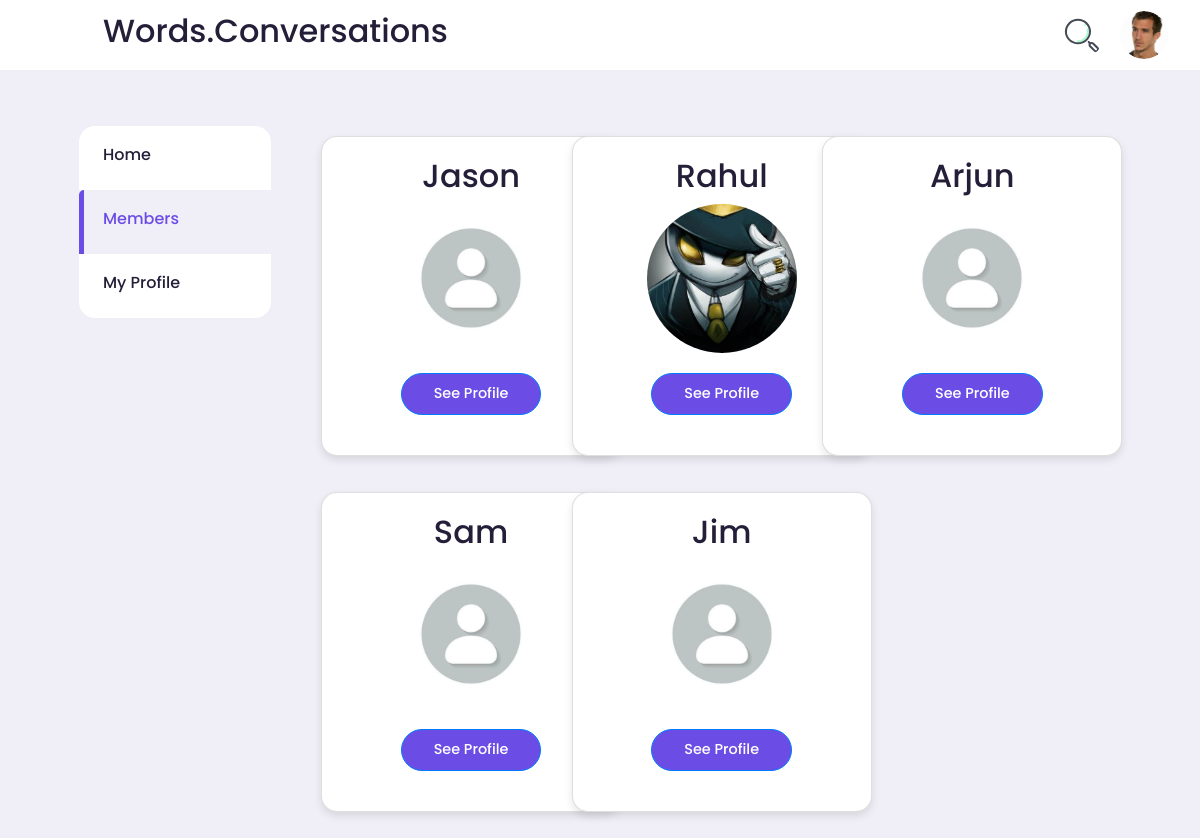
/members/ (signed in), run on the app's committed database.
### Baatein/models.py (models this page shows, shortened)
class Profile(models.Model):
    user = models.OneToOneField(User, on_delete=models.CASCADE)
    follows = models.ManyToManyField(
        "self", related_name="followed_by", symmetrical=False, blank=True)
    date_modifiled = models.DateTimeField(User, auto_now=True)
    image = models.ImageField(
        upload_to='profile_images/', blank=True, null=True)

### Baatein/views.py (the view)
# urls.py: path('members/', views.members, name='members'),
def members(request):
    if request.user.is_authenticated:
        member_list = Profile.objects.exclude(user=request.user)
        return render(request, 'members.html', {"member_list": member_list})
    else:
        messages.success(request, "You Must Be Logged In...")
        return render(request, 'home.html')

### Baatein/templates/members.html (shortened to what this page needs)
<!DOCTYPE html>
{% load static %}
<html lang="en">
<head>
    <link
    href="https://stackpath.bootstrapcdn.com/bootstrap/4.3.1/css/bootstrap.min.css"
    rel="stylesheet"
    />
    <link rel="stylesheet" href="https://unicons.iconscout.com/release/v2.1.6/css/unicons.css">
    <link rel="stylesheet" href="{% static 'css/member_style.css' %}">
</head>
<body>
    <nav>
        <div class="container">
            <div class="left-content">
                <h2 class="log">
                    Words.Conversations
                </h2>
            </div>
            <div class="right-content">
                <div class="search">
                    <a href="#home"><img src="{% static 'img/search.svg' %}"></a>
                </div>
                <div class="profile-picture">
                    <div class="profile-picture">
                        {% if request.user.profile.image %}
                        <img src="{{ request.user.profile.image.url }}" alt="User profile picture" id="profileImg" onclick="toggleMenu()">
                        {% else %}
                        <img src="{% static 'img/profile-pic.jpg' %}" alt="User profile picture" id="profileImg" onclick="toggleMenu()">
                        {% endif %}
                    </div>
                </div>
            </div>
        </div>
    </nav>
    <main>
        <div class="container">
            <div class="left">
                <div class="sidebar">
                    <a class="menu-item" href="{% url 'index' %}">
                        <b><h3>Home</h3></b>
                    </a>
                    <a class="menu-item active" href="{% url 'members' %}">
                        <h3>Members</h3>
                    </a>
                    <a class="menu-item" href="{% url 'profile' request.user.id %}">
                        <h3>My Profile</h3>
                    </a>
                </div>
            </div>
            <div class="main-content">
                <div class="row">
                  {% for member in member_list %}
                    <div class="col-md-4 mb-3">
                      <div class="card">
                        <div>
                            <h2>{{ member.user.username }}</h2>
                        </div>
                        {% if member.user.profile.image %}
                        <img
                          class="card-img-top"
                          src="{{ member.user.profile.image.url }}"
                          alt="Profile Image of {{ member.user.username }}"
                        />
                        {% else %}
                        <img
                          class="card-img-top"
                          src="{% static 'img/profile-pic.jpg' %}"
                          alt="Profile Image of {{ member.user.username }}"
                        />
                        {% endif %}
                        <div class="card-body">
                          <center><a href="/profile/{{ member.user.id }}" class="btn btn-primary">See Profile</a></center>
                        </div>
                      </div>
                    </div>
                  {% endfor %}
                </div>
            </div>
        </div>
    </main>
</body>
</html>

### static/css/member_style.css (style rules this page uses)
:root { --color-white: hsl(252,30%,100%); --color-light: hsl(252,30%,95%); --color-gray: hsl(252,15%,65%); --color-primary: hsl(252,75%,60%); --color-secondary: hsl(252,100%,90%); --color-success: hsl(120,95%,65%); --color-danger: hsl(0,95%,65%); --color-dark: hsl(252,30%,17%); --color-black: hsl(252,30%,10%); --border-radius: 2rem; --card-border-radius: 1rem; --btn-padding: 0.6rem 2rem; --card-padding: 1rem; --sticky-top-left: 5.4rem; --sticky-top-right: -18rem; }
*, *::before, *::after { margin: 0; padding: 0; outline: 0; box-sizing: border-box; text-decoration: none; list-style: none; border: none; }
body { font-family: "Poppins", sans-serif; color: var(--color-dark); background: var(--color-light); overflow-x: hidden; }
.container { width: 80%; margin: 0 auto; }
.profile-picture { width: 3.0rem; aspect-ratio: 1/1; border-radius: 50%; overflow: hidden; }
img { display: block; width: 100%; }
.btn { display: inline-block; padding: var(--btn-padding); font-weight: 500; border-radius: var(--border-radius); cursor: pointer; transition: all 300ms ease; font-size: 0.9rem; }
.btn-primary { background: var(--color-primary); color: white; }
nav { width: 100%; background: var(--color-white); padding: 0.7rem 0; position: fixed; top: 0; z-index: 10; }
nav .container { display: flex; align-items: center; justify-content: space-between; }
nav .search { width: 2.7rem; aspect-ratio: 1/1; border-radius: 50%; overflow: hidden; }
nav .left-content { flex: 1; margin-left: -2rem; }
nav .right-content { display: flex; align-items: center; gap: 1rem; margin-right: -15rem; transition: transform 0.3s ease; }
main { position: relative; top: 5.4rem; }
main .container { display: grid; grid-template-columns: 18vh auto auto; column-gap: 2rem; position: relative; }
main .container .left { height: max-content; position: sticky; top: var(--sticky-top-left); margin: 0; }
main .container .main-content { margin-top: 2.5rem; }
.left .sidebar { margin-top: 2.5rem; width: 12rem; background: var(--color-white); border-radius: var(--card-border-radius); margin-left: -3.5rem; }
.left .sidebar .menu-item { display: flex; align-items: center; justify-content: flex-start; height: 4rem; padding-left: 1.5rem; cursor: pointer; transition: all 300ms ease; position: relative; }
.left .sidebar h3 { font-family: "Poppins", sans-serif; font-weight: 500; font-size: 1rem; color: var(--color-dark); }
.left .sidebar .active { background: var(--color-light); }
.left .sidebar .active i, .left .sidebar .active h3 { color: var(--color-primary); }
.left .sidebar .active::before { content: ""; display: block; width: 0.3rem; height: 100%; position: absolute; left: 0; top: 0; background: var(--color-primary); border-top-left-radius: var(--card-border-radius); }
.card { display: flex; flex-direction: column; align-items: center; justify-content: space-between; width: 300px; height: 320px; overflow: hidden; border-radius: var(--card-border-radius); background: var(--color-white); box-shadow: 0 4px 8px rgba(0, 0, 0, 0.1); margin: 10px; padding: 20px; }
.card-img-top { width: 150px; height: 150px; border-radius: 50%; object-fit: cover; overflow: hidden; }

### data on the page
Profile: user.username "Jason"
Profile: user.username "Rahul", user.profile.image (picture)
Profile: user.username "Arjun"
Profile: user.username "Sam"
Profile: user.username "Jim"
